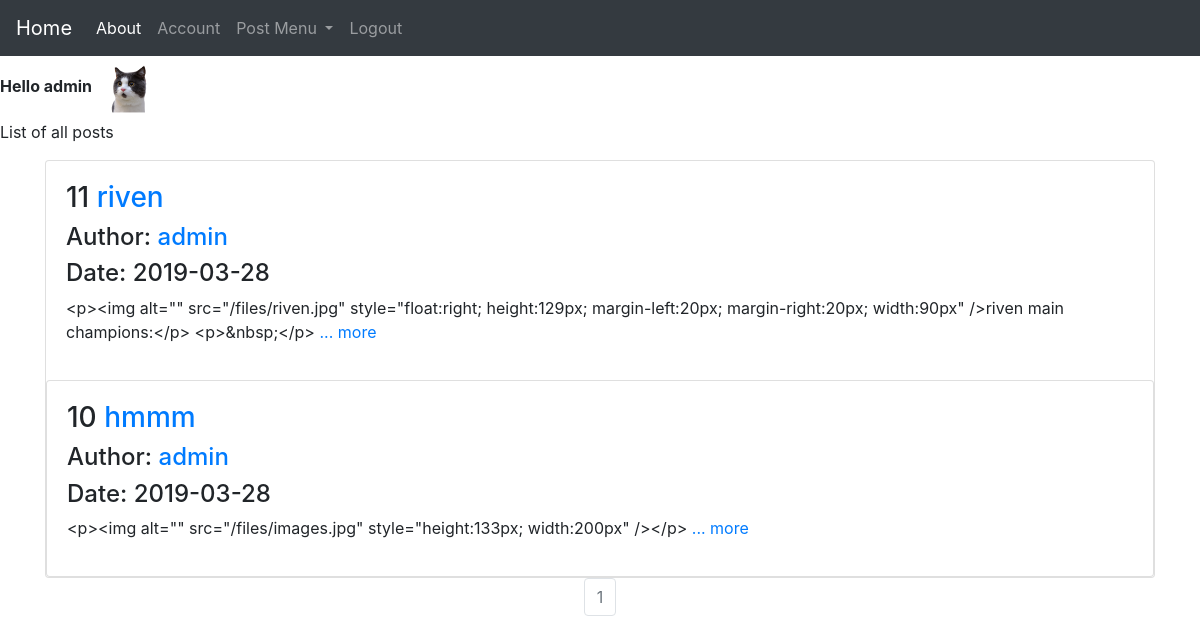
The app's page / (signed in), older data.
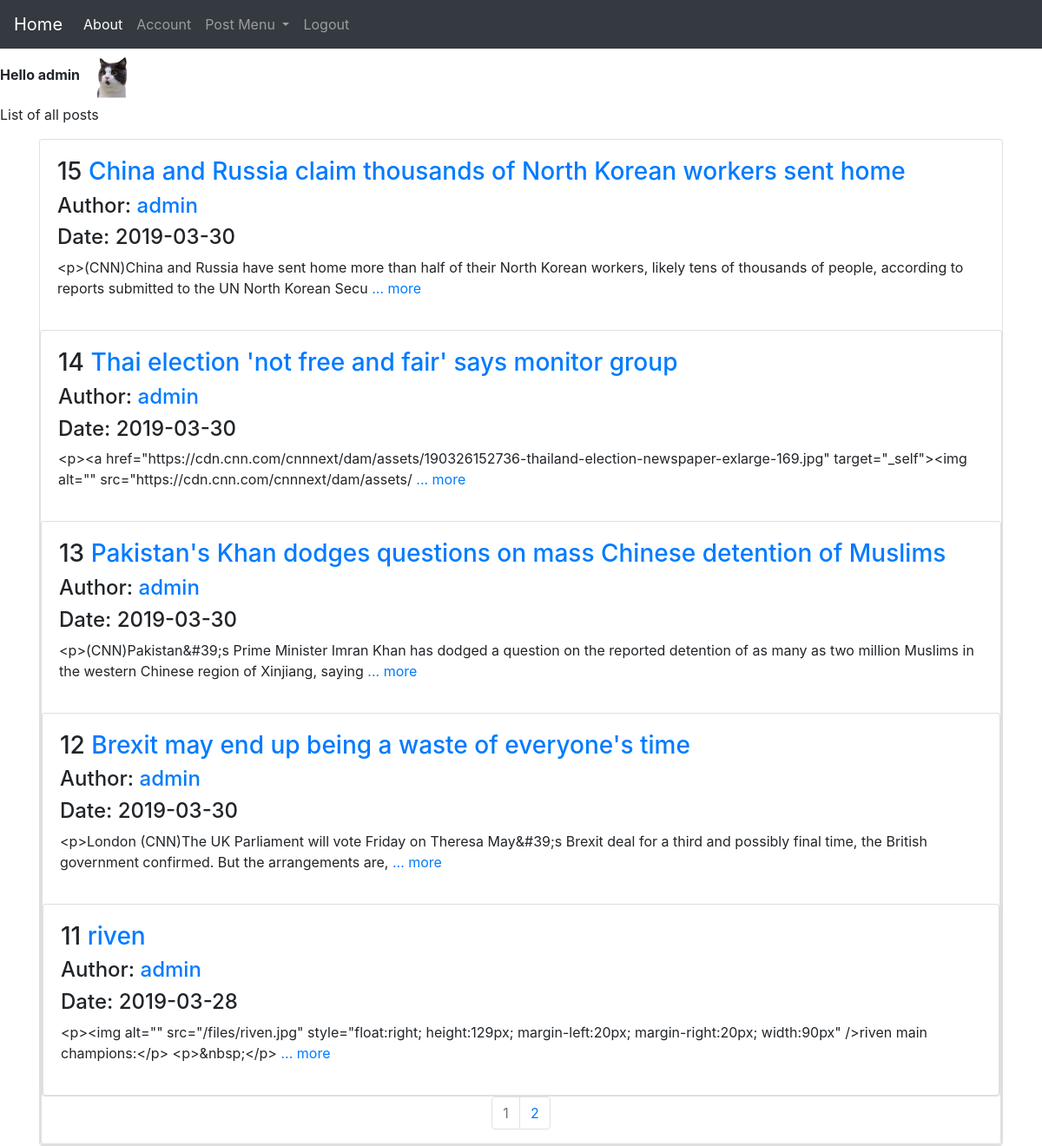
The same page, newer data.
### source/models.py (models this page shows, shortened)
class User(db.Model, UserMixin):
	__tablename__ = 'user_table'
	id = db.Column(db.Integer, primary_key=True)
	username = db.Column(db.String(30), unique=True, index =True, nullable=False)
	email = db.Column(db.String(40), unique=True, index =True, nullable=False)
	avatar = db.Column(db.String(30), nullable=False, default='default.png')
	password_hash = db.Column(db.String(128), nullable=False)
	post = db.relationship('Post', backref='author', lazy=True)

class Post(db.Model):
	__tablename__ = 'post_table'
	id = db.Column(db.Integer, primary_key=True)
	title = db.Column(db.String(30), nullable=False)
	date = db.Column(db.DateTime(), default=datetime.utcnow, nullable=False)
	content = db.Column(db.Text(), nullable=False)
	user_id = db.Column(db.String(30), db.ForeignKey('user_table.id'), nullable=False)

### source/core/views.py (the view)
@core.route('/')
def index():
    page = request.args.get('page', 1, type=int)
    posts = Post.query.order_by(Post.date.desc()).paginate(page=page, per_page=5)
    return render_template('index.html', posts=posts)

### source/models.py (called while the page is built)
@lm.user_loader
def load_user(user_id):
	return User.query.get(user_id)

### source/templates/index.html
{% extends 'base.html' %}
{% block content %}
<p>List of all posts</p>
  <div class="container">
    {% for post in posts.items %}
    <div class="card" >
	    <div class="card-body">
	        <h3>{{ post.id }} <a href="{{ url_for('post.show', post_id=post.id) }}"> {{post.title}}</a></h3>
	        <h4>Author: <a href="{{ url_for('user.posts', username=current_user.username) }}">{{post.author.username}}</a></h4>
	        <h4>Date: {{post.date.strftime('%Y-%m-%d')}}</h4>
	        <p>{{post.content[:180]}}
	        	<a href="{{ url_for('post.show', post_id=post.id) }}">... more</a>
			</p>
	    </div>
    {% endfor %}
    </div>
   </div>
<div class="container">
	<nav aria-label="Page navigation example">
     <ul class="pagination justify-content-center">
       {% for page_num in posts.iter_pages(left_edge=1, right_edge=1, left_current=1, right_current=2) %}
          {% if posts.page == page_num %}
          <li class="page-item disabled">
            <a class="page-link" href="{{ url_for('core.index', page=page_num) }}">{{ page_num }}</a></li>
          {% else %}
            <li class="page-item"><a class="page-link" href="{{ url_for('core.index', page=page_num) }}">{{ page_num }}</a></li>
          {% endif %}
      {% endfor %}
    </nav>
 </div>
{% endblock %}

### source/templates/base.html (shortened to what this page needs)
<!DOCTYPE html>
<html>
<head>
	<link rel="stylesheet" href="https://stackpath.bootstrapcdn.com/bootstrap/4.3.1/css/bootstrap.min.css">
	<link rel="stylesheet" href="static/basic.css">
</head>
<body>
	<nav class="navbar navbar-expand-lg navbar-dark bg-dark">
	  <a class="navbar-brand" href="{{ url_for('core.index') }}">Home</a>
	  <div class="collapse navbar-collapse" id="navbarSupportedContent">
	    <ul class="navbar-nav mr-auto">
	      <li class="nav-item active">
	        <a class="nav-link" href="{{ url_for('core.about') }}">About <span class="sr-only">(current)</span></a>
	      </li>
	      {% if current_user.is_authenticated %}
	      <li class="nav-item">
	        <a class="nav-link" href="{{ url_for('user.account', user_id=current_user.id) }}">Account</a>
	      </li>
	      <li class="nav-item dropdown">
	        <a class="nav-link dropdown-toggle" href="#" id="navbarDropdown" role="button" data-toggle="dropdown" aria-haspopup="true" aria-expanded="false">
	          Post Menu
	        </a>
	      </li>
	      <li class="nav-item">
	        <a class="nav-link" href="{{ url_for('user.logout') }}" tabindex="-1">Logout</a>
	      </li>
	      {% endif %}
	    </ul>
	  </div>
	</nav>
	{% if current_user.is_authenticated %}
	<strong>Hello {{current_user.username}}</strong>
	<img src="{{ url_for('static', filename='profile_pics/' + current_user.avatar) }}"  width="64" height="64">
	{% endif %}
{% block content %}
{% endblock %}
</body>
</html>

Row changes from the older to the newer data that the page shows:
no longer on this page (row unchanged): Post: id "10", title "hmmm", author.username "admin", date "2019-03-28", content "<p><img alt=\"\" src=\"/files/images.jpg\" style=\"height:133px; width:200px\" /></p>"
added Post: id "15", title "China and Russia claim thousands of North Korean workers sent home", author.username "admin", date "2019-03-30", content "<p>(CNN)China and Russia have sent home more than half of their North Korean workers, likely tens of thousands of people, according to reports submitted to the UN North Korean Secu"
added Post: id "14", title "Thai election 'not free and fair' says monitor group", author.username "admin", date "2019-03-30", content "<p><a href=\"https://cdn.cnn.com/cnnnext/dam/assets/190326152736-thailand-election-newspaper-exlarge-169.jpg\" target=\"_self\"><img alt=\"\" src=\"https://cdn.cnn.com/cnnnext/dam/assets/"
added Post: id "13", title "Pakistan's Khan dodges questions on mass Chinese detention of Muslims", author.username "admin", date "2019-03-30", content "<p>(CNN)Pakistan&#39;s Prime Minister Imran Khan has dodged a question on the reported detention of as many as two million Muslims in the western Chinese region of Xinjiang, saying"
added Post: id "12", title "Brexit may end up being a waste of everyone's time", author.username "admin", date "2019-03-30", content "<p>London (CNN)The UK Parliament will vote Friday on Theresa May&#39;s Brexit deal for a third and possibly final time, the British government confirmed. But the arrangements are,"
Text that changed along with them:
new list line: "2"
